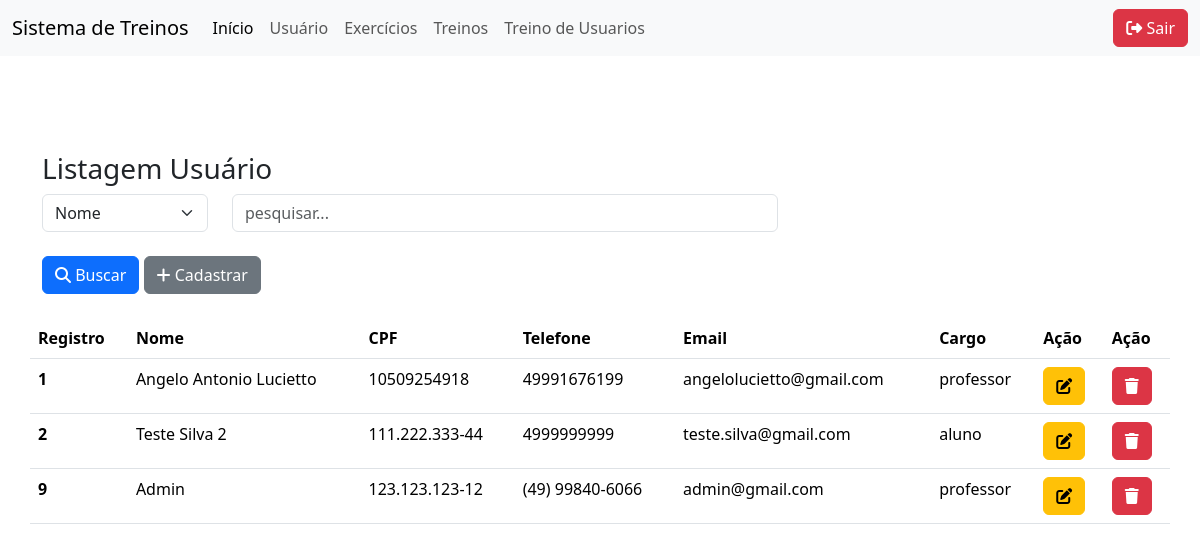
/usuario/UsuarioList.php, run on an earlier commit of the app's database.
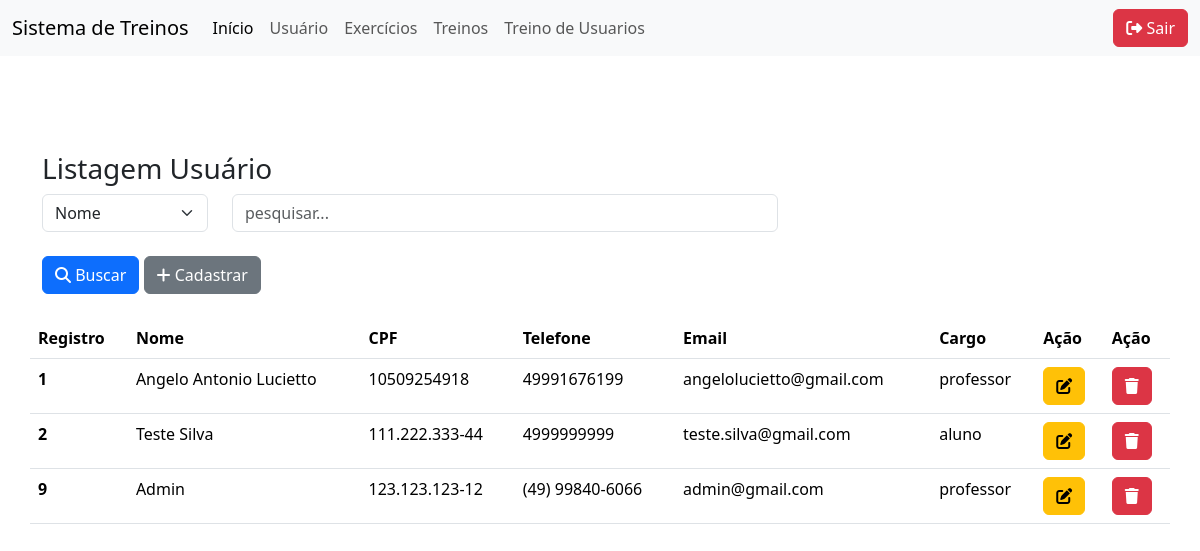
And on a later commit of the database.
### tables this page shows
CREATE TABLE IF NOT EXISTS `usuario` (
  `id` int NOT NULL AUTO_INCREMENT,
  `nome` varchar(100) DEFAULT NULL,
  `senha` varchar(150) NOT NULL DEFAULT '0',
  `cpf` varchar(50) DEFAULT NULL,
  `telefone` varchar(50) DEFAULT NULL,
  `email` varchar(50) DEFAULT NULL,
  `cargo` enum('aluno','professor') DEFAULT NULL,
  PRIMARY KEY (`id`)
);

### db.class.php (called while the page is built, shortened)
<?php
class db {
    private $host = "localhost";
    private $user = "root";
    private $password = "";
    private $dbname ="bancotrabalhopweb1";
    private $table_name;
    public function __construct($table_name){
        $this->table_name = $table_name;
        return $this->conn();
    }
    function conn(){
        try{
            $conn = new PDO(
                "mysql:host=$this->host;dbname=$this->dbname",
                $this->user,
                $this->password,
                [
                    PDO::ATTR_ERRMODE,
                    PDO::ERRMODE_EXCEPTION,
                    PDO::MYSQL_ATTR_INIT_COMMAND =>"SET NAMES utf8"
                ]
            );
            return $conn;
        } catch(PDOException $e){
            echo "Erro: ". $e->getMessage();
        }
    }
    public function all(){
        $conn = $this->conn();
        $sql = "SELECT * FROM $this->table_name";
        $st = $conn->prepare( $sql);
        $st->execute();
        return $st->fetchAll(PDO::FETCH_CLASS);
    }
}

### usuario/UsuarioList.php (the view, shortened to what this page needs)
<?php
    include "../db.class.php";
    include_once "../header.php";
        $db = new db('usuario');
        if(!empty($_POST)){
            $dados = $db->search($_POST);
        }else{
            $dados = $db->all();
        }
    ?>
    <body>
        <div class="container mt-5">
            <div class="row">
                <h3>Listagem Usuário</h3>
                <form action="./UsuarioList.php" method="post">
                    <div class="row">
                        <div class="col-md-2">
                            <select name="tipo" class="form-select">
                                <option value="nome">Nome</option>
                            </select>
                        </div>
                        <div class="col-md-6">
                            <input type="text" name="valor" placeholder="pesquisar..." class="form-control">
                        </div>
                    </div>
                    <div class="row">
                        <div class="col mt-4">
                            <button type="submit" class="btn btn-primary"><i class="fa-solid fa-magnifying-glass"></i> Buscar</button>
                            <a href="./UsuarioForm.php" class="btn btn-secondary"><i class="fa-solid fa-plus"></i> Cadastrar</a>
                        </div>
                    </div>
                </form>
            </div>
            <div class="row mt-4">
                <table class="table table-hover">
                <thead>
                    <tr>
                        <th scope="col">Registro</th>
                        <th scope="col">Nome</th>
                        <th scope="col">CPF</th>
                        <th scope="col">Telefone</th>
                        <th scope="col">Email</th>
                        <th scope="col">Cargo</th>
                        <th scope="col">Ação</th>
                        <th scope="col">Ação</th>
                    </tr>
                </thead>
                <tbody>
                    <?php
                        foreach($dados as $item) {
                            echo"
                            <tr>
                                <th scope='row'>$item->id</th>
                                <td>$item->nome</td>
                                <td>$item->cpf</td>
                                <td>$item->telefone</td>
                                <td>$item->email</td>
                                <td>$item->cargo</td>
                                <td>
                                    <a  class='btn btn-warning' title='Editar' href='./UsuarioForm.php?id=$item->id'><i class='fa-solid fa-pen-to-square'></i></a>
                                </td>
                                <td>
                                    <a class='btn btn-danger' title='Excluir'
                                        onclick='return confirm(\"Deseja Excluir?\")'
                                        href='./UsuarioList.php?id=$item->id'><i class='fa-solid fa-trash'></i>
                                    </a>
                                </td>
                            </tr>
                            ";
                        }
                    ?>
                </tbody>
                </table>
            </div>
    <?php
    include_once "../footer.php";
    ?>

What changed in the data, as far as the page shows it:
changed usuario "teste.silva@gmail.com": nome "Teste Silva 2" → "Teste Silva"
